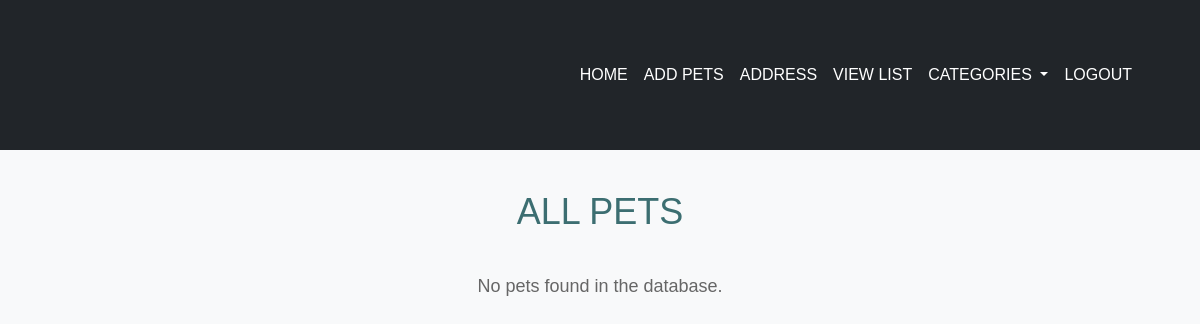
/pet-list, run on an earlier commit of the app's database.
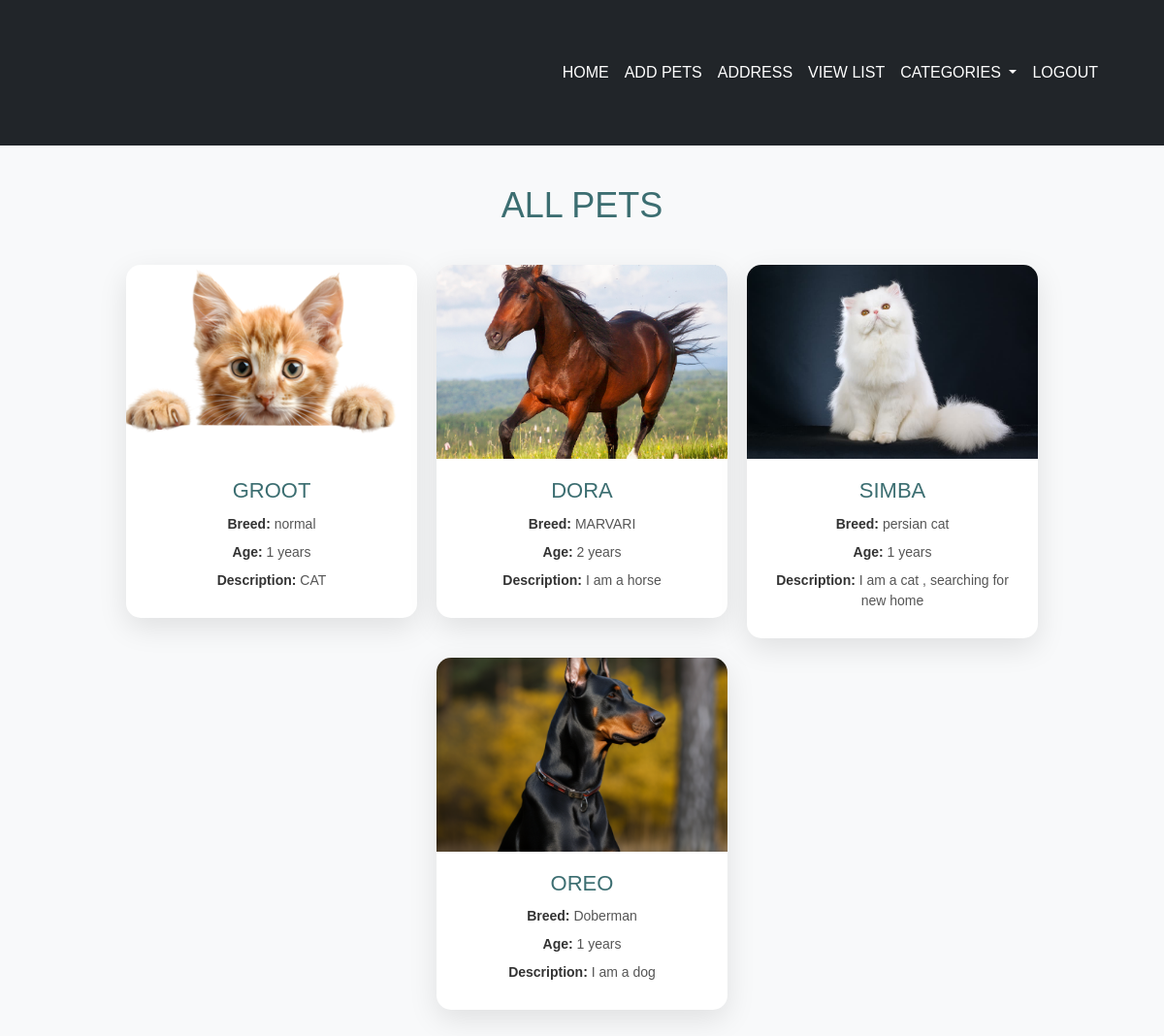
And on a later commit of the database.
### app/models.py (models this page shows, shortened)
class Pet(models.Model):
    category = models.ForeignKey(Category, on_delete=models.CASCADE)
    address = models.ForeignKey(Address, on_delete=models.CASCADE)
    pet_type = models.ForeignKey(PetType, on_delete=models.CASCADE)
    user = models.ForeignKey(User, on_delete=models.CASCADE)
    pet_name = models.CharField(max_length=100)
    pet_description = models.TextField()
    pet_age = models.IntegerField()
    pet_image = models.ImageField(upload_to='pet_images/')
    pet_price = models.IntegerField()
    pet_breed = models.CharField(max_length=100)
    created_at = models.DateTimeField(auto_now_add=True)
    is_available = models.BooleanField(default=True)

### app/views.py (the view)
# urls.py: path('pet-list', views.pet_list, name='pet_list'),
def pet_list(request):
    categories = Category.objects.all()
    pets = Pet.objects.all()[::-1]
    return render(request, 'user/pet_list.html', {'pets': pets,'categories': categories})

### templates/user/pet_list.html (shortened to what this page needs)
<!DOCTYPE html>
<html lang="en">
<head>
    {% load static %}
    <link href="https://cdn.jsdelivr.net/npm/bootstrap@5.3.3/dist/css/bootstrap.min.css" rel="stylesheet">
    <link rel="stylesheet" href="{% static 'listpets.css' %}">
</head>
<body>
    <nav class="navbar navbar-expand-sm navv bg-dark fixed-top">
        <div class="container-fluid">
            <div class="collapse navbar-collapse" id="collapsibleNavbar">
                <ul class="navbar-nav ms-auto me-5">
                    <li class="nav-item">
                        <a class="nav-link text-white" href="user_home"> HOME</a>
                    </li>
                    <li class="nav-item">
                        <a class="nav-link text-white" href="../add-pet"> ADD PETS</a>
                    </li>
                    <li class="nav-item">
                        <a class="nav-link text-white" href="../add_address"> ADDRESS</a>
                    </li>
                    <li class="nav-item">
                        <a class="nav-link text-white" href="pet-list"> VIEW LIST</a>
                    </li>
                    <li class="nav-item dropdown">
                        <a class="nav-link dropdown-toggle text-white" href="#" id="navbarDropdown" role="button" data-bs-toggle="dropdown" aria-expanded="false">
                             CATEGORIES
                        </a>
                    </li>
                    <li class="nav-item">
                        <a class="nav-link text-white" href="logout"> LOGOUT</a>
                    </li>
                </ul>
            </div>
        </div>
    </nav>
    <div class="container">
        <h1>ALL PETS</h1>
        {% if pets %}
            <div class="pet-list">
                {% for pet in pets %}
                    <a href="{% url 'pet_detail' pet.id %}" class="pet-card-link" style="text-decoration: none;">
                        <div class="pet-card">
                            <div class="pet-image">
                                <img src="{{ pet.pet_image.url }}" alt="{{ pet.pet_name }}" class="img-fluid">
                            </div>
                            <div class="pet-info">
                                <h3>{{ pet.pet_name }}</h3>
                                <p><strong>Breed:</strong> {{ pet.pet_breed }}</p>
                                <p><strong>Age:</strong> {{ pet.pet_age }} years</p>
                                <p><strong>Description:</strong> {{ pet.pet_description|truncatewords:20 }}</p>
                            </div>
                        </div>
                    </a>
                {% endfor %}
            </div>
        {% else %}
            <p class="no-pets-message">No pets found in the database.</p>
        {% endif %}
    </div>
</body>
</html>

What changed in the data, as far as the page shows it:
now on this page (row edited): Pet: pet_image (picture), pet_name "GROOT", pet_breed "normal", pet_age "1", pet_description "CAT"
now on this page (row edited): Pet: pet_image (picture), pet_name "DORA", pet_breed "MARVARI", pet_age "2", pet_description "I am a horse"
now on this page (row edited): Pet: pet_image (picture), pet_name "SIMBA", pet_breed "persian cat", pet_age "1", pet_description "I am a cat , searching for new home"
added Pet: pet_image (picture), pet_name "OREO", pet_breed "Doberman", pet_age "1", pet_description "I am a dog"
Also different on the page:
text no longer shown: "No pets found in the database."
